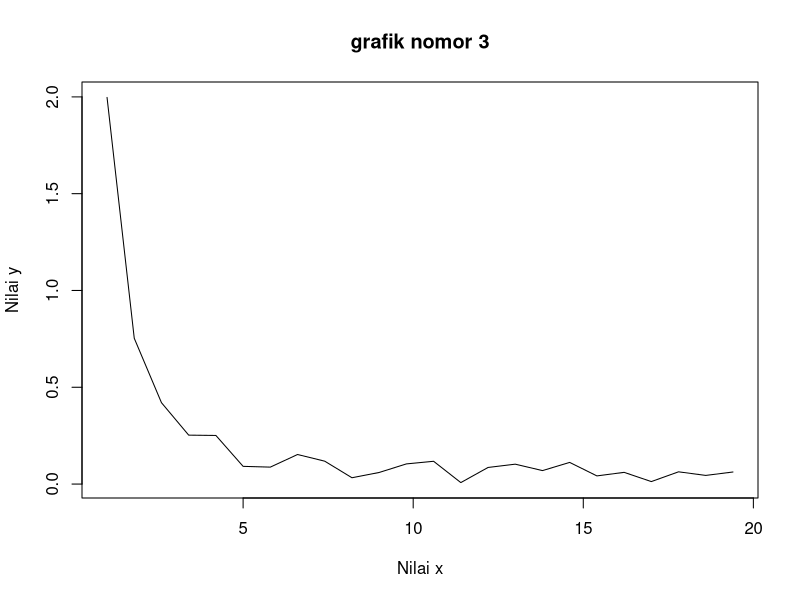
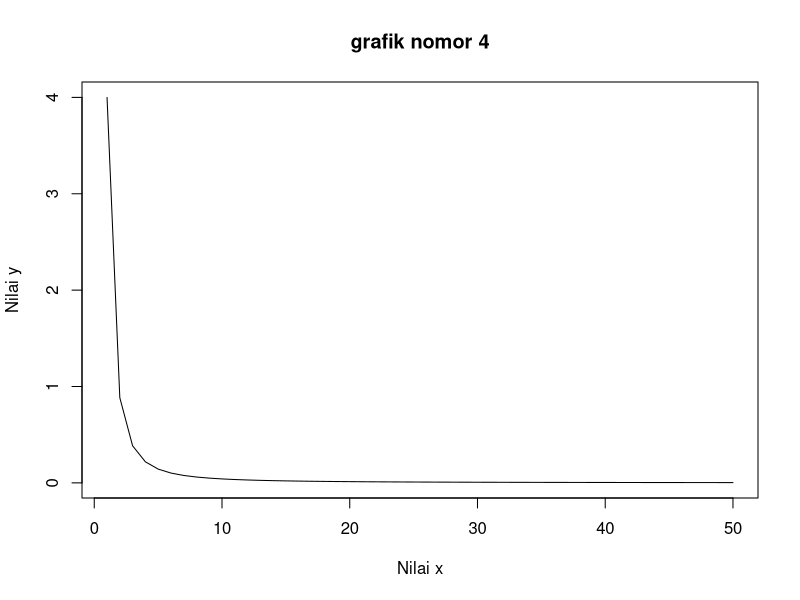

Generate these figures, in order, with R:
#1.a
print(diag(100)) #menampilkan matriks identitas 100x100 pada terminal

#1.b
matrixABC = matrix(0, nrow = 5, ncol = 10) #membuat matriks 5x10 dengan nilai 0
matrixABC[1, ] = "A" #mengisi baris pertama dengan huruf A
matrixABC[2, ] = "B" #mengisi baris kedua dengan huruf B
matrixABC[3, ] = "C" #mengisi baris ketiga dengan huruf C
matrixABC[4, ] = "D" #mengisi baris keempat dengan huruf D
matrixABC[5, ] = "E" #mengisi baris kelima dengan huruf E

print(matrixABC) #menampilkan matriks pada terminal

# no.2

rumusKecap = function(a, b, c){  #membuat fungsi rumusKecap dengan parameter a, b, c
  x1 = (-b + sqrt(b^2 - 4*a*c))/2*a #menghitung x1 atau faktor pertama dengan rumus yang tertera dengan notasi (+)
  x2 = (-b - sqrt(b^2 - 4*a*c))/2*a #menghitung x2 atau faktor kedua dengan rumus yang tertera dengan notasi (-)
  return(rbind(x1, x2)) #mengembalikan nilai x1 dan x2 dalam bentuk matriks
}

rumusKecap(1, -5, 6) #memanggil fungsi rumusKecap dengan parameter 1, -5, 6
rumusKecap(1, 0, -4) #memanggil fungsi rumusKecap dengan parameter 1, 0, -4


#no.3
set.seed(47) #mengatur seed agar hasil random tidak berubah
x <- seq(1, 20, by = 0.8) #menentukan nilai x dari 1 sampai 20 dengan interval 0.8
y <- rnorm(length(x), mean = 1, sd = 0.5) / x #menghitung nilai y dengan rumus yang tertera

plot(x, y, type = "l",  xlab = "Nilai x", ylab = "Nilai y", main = "grafik nomor 3") 
#membuat plot grafik dengan nilai x dan y yang sudah dihitung

#no.4
x <- 1:50 #menentukan nilai x dari 1 sampai 50
y <- (x+3)/((x^2)*sqrt(x)) #menghitung nilai y dengan rumus yang tertera

plot(x, y, type = "l",  xlab = "Nilai x", ylab = "Nilai y", main = "grafik nomor 4")
#membuat plot grafik dengan nilai x dan y yang sudah dihitung
